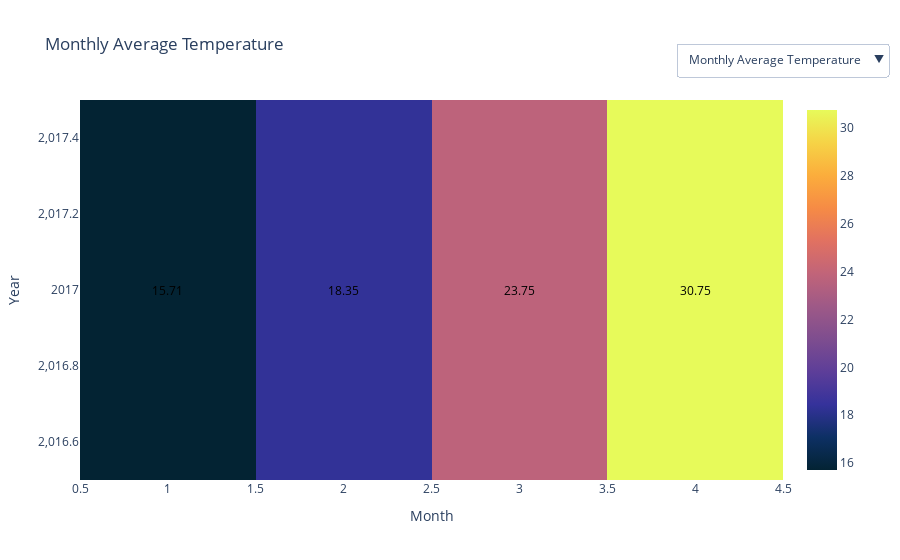

Notebook cell for this chart:
### Markdown cell above
### Plotly heatmap color choices: 
 
 'aggrnyl', 'agsunset', 'algae', 'amp', 'armyrose', 'balance', 'blackbody', 'bluered', 'blues', 'blugrn', 'bluyl', 'brbg', 'brwnyl', 'bugn', 'bupu', 'burg', 'burgyl', 'cividis', 'curl', 'darkmint', 'deep', 'delta', 'dense', 'earth', 'edge', 'electric', 'emrld', 'fall', 'geyser', 'gnbu', 'gray', 'greens', 'greys',
             'haline', 'hot', 'hsv', 'ice', 'icefire', 'inferno', 'jet',
             'magenta', 'magma', 'matter', 'mint', 'mrybm', 'mygbm', 'oranges',
             'orrd', 'oryel', 'oxy', 'peach', 'phase', 'picnic', 'pinkyl',
             'piyg', 'plasma', 'plotly3', 'portland', 'prgn', 'pubu', 'pubugn',
             'puor', 'purd', 'purp', 'purples', 'purpor', 'rainbow', 'rdbu',
             'rdgy', 'rdpu', 'rdylbu', 'rdylgn', 'redor', 'reds', 'solar',
             'spectral', 'speed', 'sunset', 'sunsetdark', 'teal', 'tealgrn',
             'tealrose', 'tempo', 'temps', 'thermal', 'tropic', 'turbid',
             'turbo', 'twilight', 'viridis', 'ylgn', 'ylgnbu', 'ylorbr',
             'ylorrd'

## Monthly Average (Temprature, Pressure, Humidity, Wind Speed) Heatmap with Annotations for each year:

### Code cell
import plotly.graph_objects as go

# Function to create a heatmap trace for a given feature
def create_heatmap_trace(data, feature):
    heatmap_data = data.pivot_table(values=feature, index='year', columns='month', aggfunc='mean')
    heatmap_text = heatmap_data.round(2).astype(str).values

    heatmap = go.Heatmap(
        z=heatmap_data.values,
        x=heatmap_data.columns,
        y=heatmap_data.index,
        colorscale='thermal',
        text=heatmap_text,
        hoverinfo='text'
    )

    annotations = []
    for i in range(len(heatmap_data.index)):
        for j in range(len(heatmap_data.columns)):
            annotations.append(
                go.layout.Annotation(
                    x=heatmap_data.columns[j],
                    y=heatmap_data.index[i],
                    text=heatmap_text[i][j],
                    showarrow=False,
                    font=dict(color='white' if heatmap_data.values[i, j] < (heatmap_data.values.max() / 2) else 'black')
                )
            )

    return heatmap, annotations

# Create heatmap traces and annotations for each feature
features = ['meantemp', 'meanpressure', 'humidity', 'wind_speed']
titles = ['Monthly Average Temperature', 'Monthly Average Pressure', 'Monthly Average Humidity', 'Monthly Average Wind Speed']

heatmap_traces = []
annotations_list = []

for feature in features:
    heatmap, annotations = create_heatmap_trace(df, feature)
    heatmap_traces.append(heatmap)
    annotations_list.append(annotations)

# Initialize figure with all traces but only show the first one
fig = go.Figure(data=heatmap_traces)

# Set initial visibility
for i, trace in enumerate(fig.data):
    trace.visible = (i == 0)

fig.update_layout(
    title=titles[0],
    xaxis=dict(nticks=12, title='Month'),
    yaxis=dict(title='Year'),
    annotations=annotations_list[0]
)

# Create dropdown buttons for switching between heatmaps
dropdown_buttons = [
    dict(
        args=[{'visible': [j == i for j in range(len(features))]},
              {'annotations': annotations_list[i],
               'title': titles[i]}],
        label=title,
        method='update'
    )
    for i, title in enumerate(titles)
]

# Add dropdown menu to layout
fig.update_layout(
    updatemenus=[
        dict(
            buttons=dropdown_buttons,
            direction='down',
            showactive=True,
            x=1.15,  # Positioning the button to the right
            y=1.15  # Positioning the button at the top
        )
    ],
    xaxis=dict(title='Month'),
    yaxis=dict(title='Year')
)

fig.show()

### Figure 1 — Plotly figure (JSON) as saved in the notebook; plotly's stock layout.template omitted (floating-point values rounded to 4 significant figures)
{"data": [{"colorscale": [[0, "rgb(3, 35, 51)"], [0.09091, "rgb(13, 48, 100)"], [0.1818, "rgb(53, 50, 155)"], [0.2727, "rgb(93, 62, 153)"], [0.3636, "rgb(126, 77, 143)"], [0.4545, "rgb(158, 89, 135)"], [0.5455, "rgb(193, 100, 121)"], [0.6364, "rgb(225, 113, 97)"], [0.7273, "rgb(246, 139, 69)"], [0.8182, "rgb(251, 173, 60)"], [0.9091, "rgb(246, 211, 70)"], [1, "rgb(231, 250, 90)"]], "hoverinfo": "text", "text": [["15.71", "18.35", "23.75", "30.75"]], "type": "heatmap", "visible": true, "x": [1, 2, 3, 4], "y": [2017], "z": [[15.71, 18.35, 23.75, 30.75]]}, {"colorscale": [[0, "rgb(3, 35, 51)"], [0.09091, "rgb(13, 48, 100)"], [0.1818, "rgb(53, 50, 155)"], [0.2727, "rgb(93, 62, 153)"], [0.3636, "rgb(126, 77, 143)"], [0.4545, "rgb(158, 89, 135)"], [0.5455, "rgb(193, 100, 121)"], [0.6364, "rgb(225, 113, 97)"], [0.7273, "rgb(246, 139, 69)"], [0.8182, "rgb(251, 173, 60)"], [0.9091, "rgb(246, 211, 70)"], [1, "rgb(231, 250, 90)"]], "hoverinfo": "text", "text": [["986.77", "1015.57", "1010.47", "1004.56"]], "type": "heatmap", "visible": false, "x": [1, 2, 3, 4], "y": [2017], "z": [[986.8, 1016.0, 1010.0, 1005.0]]}, {"colorscale": [[0, "rgb(3, 35, 51)"], [0.09091, "rgb(13, 48, 100)"], [0.1818, "rgb(53, 50, 155)"], [0.2727, "rgb(93, 62, 153)"], [0.3636, "rgb(126, 77, 143)"], [0.4545, "rgb(158, 89, 135)"], [0.5455, "rgb(193, 100, 121)"], [0.6364, "rgb(225, 113, 97)"], [0.7273, "rgb(246, 139, 69)"], [0.8182, "rgb(251, 173, 60)"], [0.9091, "rgb(246, 211, 70)"], [1, "rgb(231, 250, 90)"]], "hoverinfo": "text", "text": [["77.19", "64.38", "48.01", "30.41"]], "type": "heatmap", "visible": false, "x": [1, 2, 3, 4], "y": [2017], "z": [[77.19, 64.38, 48.01, 30.41]]}, {"colorscale": [[0, "rgb(3, 35, 51)"], [0.09091, "rgb(13, 48, 100)"], [0.1818, "rgb(53, 50, 155)"], [0.2727, "rgb(93, 62, 153)"], [0.3636, "rgb(126, 77, 143)"], [0.4545, "rgb(158, 89, 135)"], [0.5455, "rgb(193, 100, 121)"], [0.6364, "rgb(225, 113, 97)"], [0.7273, "rgb(246, 139, 69)"], [0.8182, "rgb(251, 173, 60)"], [0.9091, "rgb(246, 211, 70)"], [1, "rgb(231, 250, 90)"]], "hoverinfo": "text", "text": [["7.16", "7.57", "8.88", "9.13"]], "type": "heatmap", "visible": false, "x": [1, 2, 3, 4], "y": [2017], "z": [[7.163, 7.566, 8.884, 9.128]]}], "layout": {"annotations": [{"font": {"color": "black"}, "showarrow": false, "text": "15.71", "x": 1, "y": 2017}, {"font": {"color": "black"}, "showarrow": false, "text": "18.35", "x": 2, "y": 2017}, {"font": {"color": "black"}, "showarrow": false, "text": "23.75", "x": 3, "y": 2017}, {"font": {"color": "black"}, "showarrow": false, "text": "30.75", "x": 4, "y": 2017}], "autosize": true, "title": {"text": "Monthly Average Temperature"}, "updatemenus": [{"buttons": [{"args": [{"visible": [true, false, false, false]}, {"annotations": [{"font": {"color": "black"}, "showarrow": false, "text": "15.71", "x": 1, "y": 2017}, {"font": {"color": "black"}, "showarrow": false, "text": "18.35", "x": 2, "y": 2017}, {"font": {"color": "black"}, "showarrow": false, "text": "23.75", "x": 3, "y": 2017}, {"font": {"color": "black"}, "showarrow": false, "text": "30.75", "x": 4, "y": 2017}], "title": "Monthly Average Temperature"}], "label": "Monthly Average Temperature", "method": "update"}, {"args": [{"visible": [false, true, false, false]}, {"annotations": [{"font": {"color": "black"}, "showarrow": false, "text": "986.77", "x": 1, "y": 2017}, {"font": {"color": "black"}, "showarrow": false, "text": "1015.57", "x": 2, "y": 2017}, {"font": {"color": "black"}, "showarrow": false, "text": "1010.47", "x": 3, "y": 2017}, {"font": {"color": "black"}, "showarrow": false, "text": "1004.56", "x": 4, "y": 2017}], "title": "Monthly Average Pressure"}], "label": "Monthly Average Pressure", "method": "update"}, {"args": [{"visible": [false, false, true, false]}, {"annotations": [{"font": {"color": "black"}, "showarrow": false, "text": "77.19", "x": 1, "y": 2017}, {"font": {"color": "black"}, "showarrow": false, "text": "64.38", "x": 2, "y": 2017}, {"font": {"color": "black"}, "showarrow": false, "text": "48.01", "x": 3, "y": 2017}, {"font": {"color": "white"}, "showarrow": false, "text": "30.41", "x": 4, "y": 2017}], "title": "Monthly Average Humidity"}], "label": "Monthly Average Humidity", "method": "update"}, {"args": [{"visible": [false, false, false, true]}, {"annotations": [{"font": {"color": "black"}, "showarrow": false, "text": "7.16", "x": 1, "y": 2017}, {"font": {"color": "black"}, "showarrow": false, "text": "7.57", "x": 2, "y": 2017}, {"font": {"color": "black"}, "showarrow": false, "text": "8.88", "x": 3, "y": 2017}, {"font": {"color": "black"}, "showarrow": false, "text": "9.13", "x": 4, "y": 2017}], "title": "Monthly Average Wind Speed"}], "label": "Monthly Average Wind Speed", "method": "update"}], "direction": "down", "showactive": true, "x": 1.15, "y": 1.15}], "xaxis": {"autorange": true, "nticks": 12, "range": [0.5, 4.5], "title": {"text": "Month"}, "type": "linear"}, "yaxis": {"autorange": true, "range": [2016.0, 2018.0], "title": {"text": "Year"}, "type": "linear"}}}
